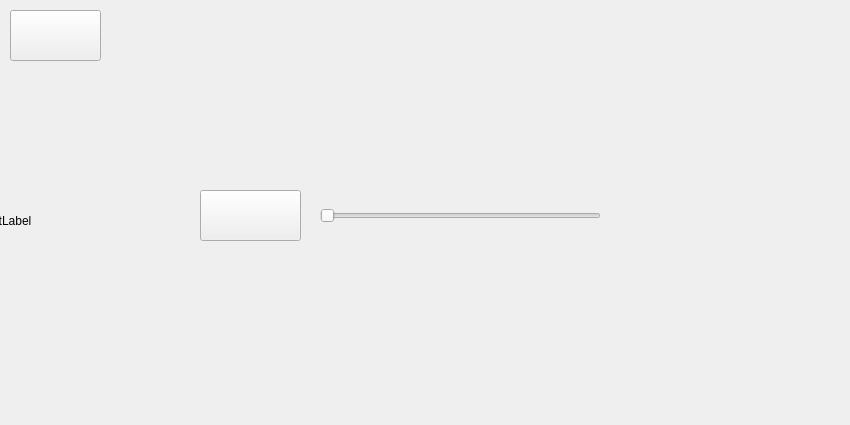
<?xml version="1.0" encoding="UTF-8"?>
<ui version="4.0">
 <class>air</class>
 <widget class="QWidget" name="air">
  <property name="geometry">
   <rect>
    <x>0</x>
    <y>0</y>
    <width>850</width>
    <height>425</height>
   </rect>
  </property>
  <property name="windowTitle">
   <string>Form</string>
  </property>
  <widget class="QPushButton" name="pushButton">
   <property name="geometry">
    <rect>
     <x>10</x>
     <y>10</y>
     <width>91</width>
     <height>51</height>
    </rect>
   </property>
   <property name="text">
    <string/>
   </property>
  </widget>
  <widget class="QSlider" name="horizontalSlider">
   <property name="geometry">
    <rect>
     <x>320</x>
     <y>200</y>
     <width>281</width>
     <height>31</height>
    </rect>
   </property>
   <property name="orientation">
    <enum>Qt::Horizontal</enum>
   </property>
  </widget>
  <widget class="QPushButton" name="pushButton_2">
   <property name="geometry">
    <rect>
     <x>200</x>
     <y>190</y>
     <width>101</width>
     <height>51</height>
    </rect>
   </property>
   <property name="text">
    <string/>
   </property>
  </widget>
  <widget class="QLabel" name="label">
   <property name="geometry">
    <rect>
     <x>-20</x>
     <y>-10</y>
     <width>891</width>
     <height>461</height>
    </rect>
   </property>
   <property name="text">
    <string>TextLabel</string>
   </property>
  </widget>
  <zorder>label</zorder>
  <zorder>pushButton</zorder>
  <zorder>horizontalSlider</zorder>
  <zorder>pushButton_2</zorder>
 </widget>
 <resources/>
 <connections/>
</ui>
